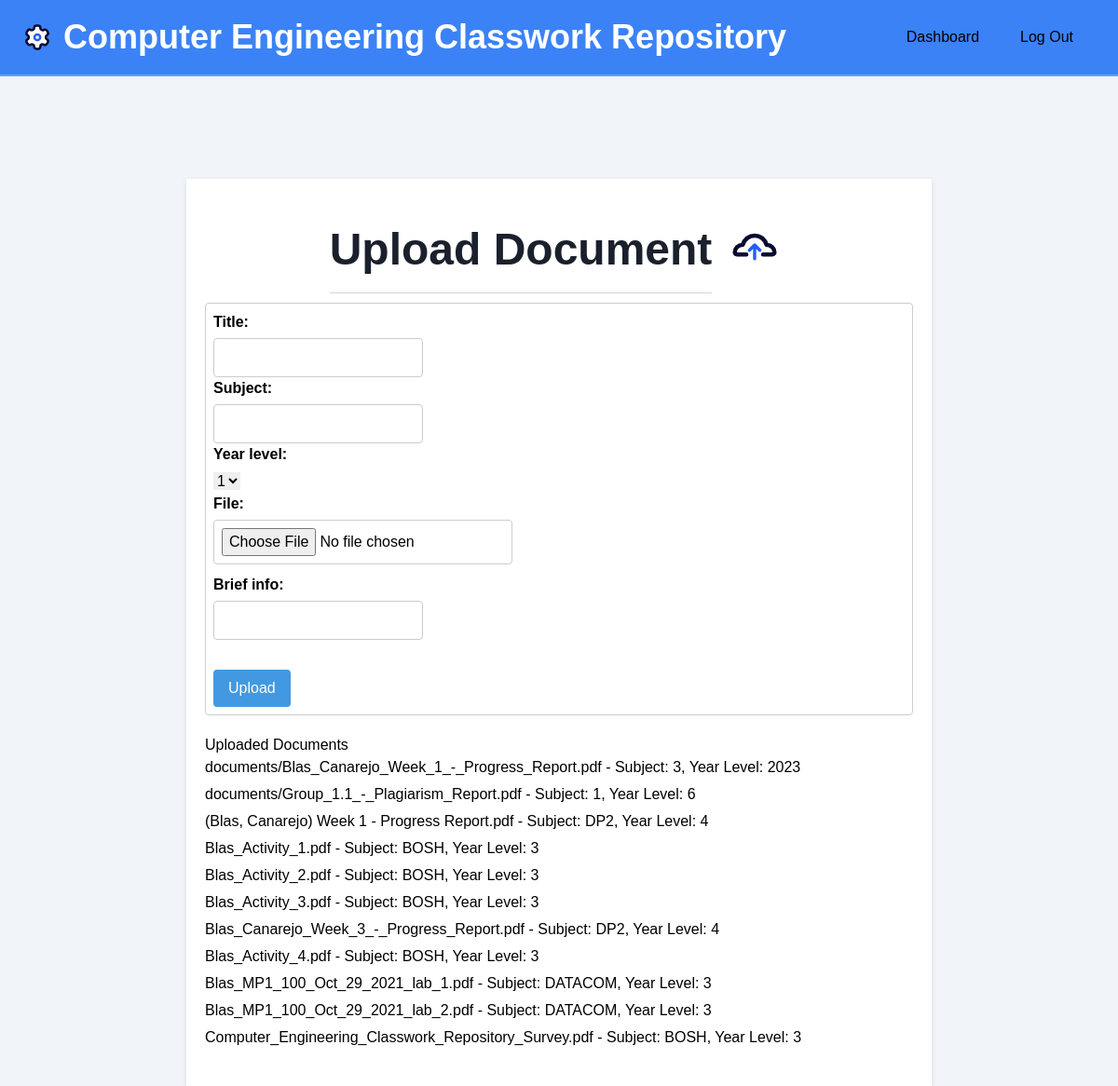
The page /profiles/upload/ (signed in) on the database its author committed.
### app/models.py (models this page shows, shortened)
class Document(models.Model):
    title = models.CharField(default = '', max_length=255)
    subject = models.CharField(max_length=100)
    year_level = models.PositiveIntegerField()
    file = models.FileField(upload_to='')
    brief_info = models.CharField(default='', max_length=255)
    embedded_url = models.URLField(blank=True)
    uploader = models.ForeignKey(MyUser, on_delete=models.CASCADE, default=12)

### app/views.py (the view)
# urls.py: path('upload/', views.upload_document, name='upload_document'),
@login_required
def upload_document(request):
    if request.method == 'POST':
        form = DocumentForm(request.POST, request.FILES)
        if form.is_valid():
            form.save()
            return redirect('upload_document')  # Redirect to the upload_document page
    else:
        form = DocumentForm()
    documents = Document.objects.all()
    return render(request, 'upload_document.html', {'form': form, 'documents': documents})

### app/forms.py (shortened to what this page needs)
class DocumentForm(forms.ModelForm):
    YEAR_LEVEL_CHOICES = [
        (1, '1'),
        (2, '2'),
        (3, '3'),
        (4, '4'),
    ]
    year_level = forms.ChoiceField(choices=YEAR_LEVEL_CHOICES)
    class Meta:
        model = Document
        exclude = ('embedded_url', 'uploader')

### theme/templates/upload_document.html (shortened to what this page needs)
{% load static %}
<!DOCTYPE html>
<html>
<head>
    <link rel="stylesheet" href="https://unpkg.com/tailwindcss@2.2.19/dist/tailwind.min.css"/>
</head>
<body>
    <nav id="header" class="fixed w-full z-30 top-0 text-white bg-blue-500">
        <div class="w-full nav-container mx-auto flex flex-wrap items-center justify-between mt-4 py-2">
            <div class="flex items-center">
                <a class="text-white no-underline hover:no-underline font-bold text-2xl lg:text-4xl flex items-center">
                    <span class="inline-block">Computer Engineering Classwork Repository</span>
                </a>
            </div>
            <div class="w-full flex-grow lg:flex lg:items-center lg:w-auto hidden mt-2 lg:mt-0 text-black p-4 lg:p-0 z-20" id="nav-content">
                <ul class="list-reset lg:flex justify-end flex-1 items-center">
                    {% if user.is_authenticated %}
                    <li class="mr-3">
                        <a class="inline-block text-black no-underline hover:text-gray-800 hover:text-underline py-2 px-4" href="{% url 'where-next' %}">Dashboard</a>
                    </li>
                    <li class="mr-3">
                        <a class="inline-block text-black no-underline hover:text-gray-800 hover:text-underline py-2 px-4" href="{% url 'logout' %}">Log Out</a>
                    </li>
                    {% else %}
                    <li class="mr-3">
                        <a class="inline-block text-black no-underline hover:text-gray-800 hover:text-underline py-2 px-4" href="{% url 'login' %}">Log In</a>
                    </li>
                    {% endif %}
                </ul>
            </div>
        </div>
        <hr class="border-b border-gray-100 opacity-25 my-0 py-0" />
    </nav>
    <div class = "pt-48">
    <div class="container">
        <div style="display: flex; align-items: center; justify-content: center;">
            <h1 style="font-size: 48px; font-weight: bold; margin-top: 20px; margin-right: 10px;">Upload Document</h1>
        </div>
        <div class="form-container">
            <form method="POST" enctype="multipart/form-data">
                {{ form.as_p }}
                <div class = "pt-8">
                    <button type="submit"class="margin-right">Upload</button>
                </div>
            </form>
        </div>
        <div class="document-list">
            <h2>Uploaded Documents</h2>
            <ul>
                {% for document in documents %}
                    <li>{{ document.file.name }} - Subject: {{ document.subject }}, Year Level: {{ document.year_level }}</li>
                {% empty %}
                    <li>No documents uploaded yet.</li>
                {% endfor %}
            </ul>
        </div>
    </div>
</div>
</body>
</html>

### theme/templates/upload_document.html (style rules this page uses)
.container { max-width: 1000px; margin: 0 auto; padding: 20px; }
.nav-container { max-width: 1500px; margin: 0 auto; padding: 20px; }
body { background-color: #f1f5f9; font-family: Arial, sans-serif; }
.container { max-width: 800px; margin: 0 auto; padding: 20px; background-color: #ffffff; box-shadow: 0 2px 6px rgba(0, 0, 0, 0.1); }
h1 { color: #1a202c; font-size: 24px; margin-bottom: 10px; padding-bottom: 10px; border-bottom: 1px solid #d2d6dc; text-align: center; }
input { border: 1px solid #ccc; border-radius: 4px; padding: 8px; }
.form-container { margin-bottom: 20px; border: 1px solid #ccc; border-radius: 4px; padding: 8px; }
.form-container label { display: block; font-weight: bold; margin-bottom: 5px; }
.form-container input[type="file"] { margin-bottom: 10px; }
.form-container button { background-color: #4299e1; color: #ffffff; padding: 8px 16px; border: none; border-radius: 4px; cursor: pointer; }
.document-list { margin-bottom: 20px; }
.document-list li { margin-bottom: 5px; }
button { margin-right: 10px; }

### rows shown on the page
Document: file.name "documents/Blas_Canarejo_Week_1_-_Progress_Report.pdf", subject "3", year_level "2023"
Document: file.name "documents/Group_1.1_-_Plagiarism_Report.pdf", subject "1", year_level "6"
Document: file.name "(Blas, Canarejo) Week 1 - Progress Report.pdf", subject "DP2", year_level "4"
Document: file.name "Blas_Activity_1.pdf", subject "BOSH", year_level "3"
Document: file.name "Blas_Activity_2.pdf", subject "BOSH", year_level "3"
Document: file.name "Blas_Activity_3.pdf", subject "BOSH", year_level "3"
Document: file.name "Blas_Canarejo_Week_3_-_Progress_Report.pdf", subject "DP2", year_level "4"
Document: file.name "Blas_Activity_4.pdf", subject "BOSH", year_level "3"
Document: file.name "Blas_MP1_100_Oct_29_2021_lab_1.pdf", subject "DATACOM", year_level "3"
Document: file.name "Blas_MP1_100_Oct_29_2021_lab_2.pdf", subject "DATACOM", year_level "3"
Document: file.name "Computer_Engineering_Classwork_Repository_Survey.pdf", subject "BOSH", year_level "3"
